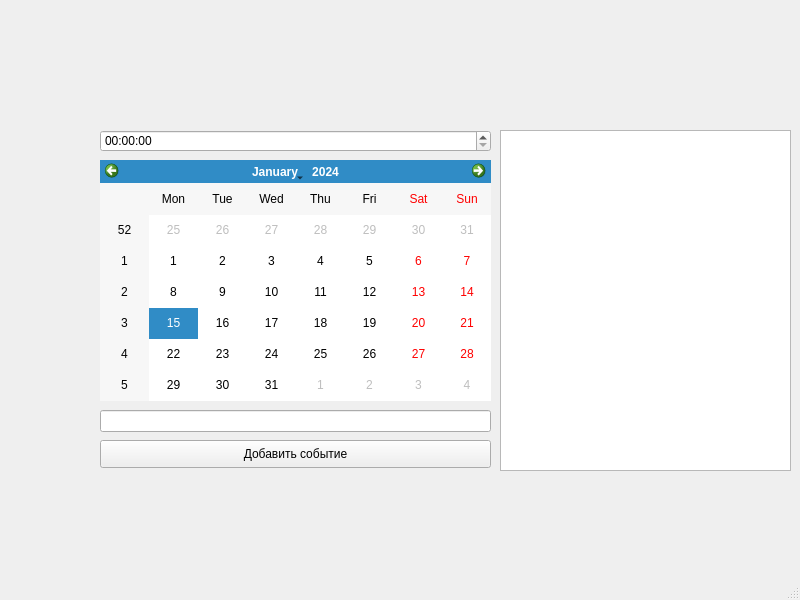
<?xml version="1.0" encoding="UTF-8"?>
<ui version="4.0">
 <class>MainWindow</class>
 <widget class="QMainWindow" name="MainWindow">
  <property name="geometry">
   <rect>
    <x>0</x>
    <y>0</y>
    <width>800</width>
    <height>600</height>
   </rect>
  </property>
  <property name="windowTitle">
   <string>MainWindow</string>
  </property>
  <widget class="QWidget" name="centralwidget">
   <widget class="QListWidget" name="eventList">
    <property name="geometry">
     <rect>
      <x>500</x>
      <y>130</y>
      <width>291</width>
      <height>341</height>
     </rect>
    </property>
   </widget>
   <widget class="QTimeEdit" name="timeEdit">
    <property name="geometry">
     <rect>
      <x>100</x>
      <y>130</y>
      <width>391</width>
      <height>22</height>
     </rect>
    </property>
   </widget>
   <widget class="QCalendarWidget" name="calendarWidget">
    <property name="geometry">
     <rect>
      <x>100</x>
      <y>160</y>
      <width>391</width>
      <height>241</height>
     </rect>
    </property>
   </widget>
   <widget class="QLineEdit" name="lineEdit">
    <property name="geometry">
     <rect>
      <x>100</x>
      <y>410</y>
      <width>391</width>
      <height>22</height>
     </rect>
    </property>
    <property name="text">
     <string/>
    </property>
   </widget>
   <widget class="QPushButton" name="addEventBtn">
    <property name="geometry">
     <rect>
      <x>100</x>
      <y>440</y>
      <width>391</width>
      <height>28</height>
     </rect>
    </property>
    <property name="text">
     <string>Добавить событие</string>
    </property>
   </widget>
  </widget>
  <widget class="QMenuBar" name="menubar">
   <property name="geometry">
    <rect>
     <x>0</x>
     <y>0</y>
     <width>800</width>
     <height>26</height>
    </rect>
   </property>
  </widget>
  <widget class="QStatusBar" name="statusbar"/>
 </widget>
 <resources/>
 <connections/>
</ui>
